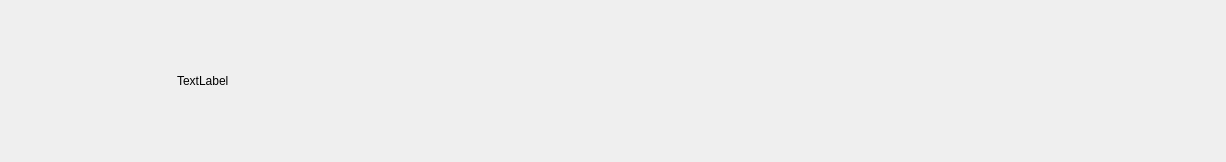
<?xml version="1.0" encoding="UTF-8"?>
<ui version="4.0">
 <class>Form</class>
 <widget class="QWidget" name="Form">
  <property name="geometry">
   <rect>
    <x>0</x>
    <y>0</y>
    <width>1226</width>
    <height>162</height>
   </rect>
  </property>
  <property name="sizePolicy">
   <sizepolicy hsizetype="Expanding" vsizetype="Minimum">
    <horstretch>0</horstretch>
    <verstretch>0</verstretch>
   </sizepolicy>
  </property>
  <property name="cursor">
   <cursorShape>PointingHandCursor</cursorShape>
  </property>
  <property name="mouseTracking">
   <bool>false</bool>
  </property>
  <property name="focusPolicy">
   <enum>Qt::NoFocus</enum>
  </property>
  <property name="windowTitle">
   <string>Form</string>
  </property>
  <layout class="QHBoxLayout" name="horizontalLayout">
   <item>
    <widget class="QLabel" name="imageLabel">
     <property name="minimumSize">
      <size>
       <width>140</width>
       <height>140</height>
      </size>
     </property>
     <property name="maximumSize">
      <size>
       <width>140</width>
       <height>140</height>
      </size>
     </property>
     <property name="text">
      <string/>
     </property>
     <property name="pixmap">
      <pixmap>knife_and_fork.svg</pixmap>
     </property>
     <property name="scaledContents">
      <bool>true</bool>
     </property>
     <property name="alignment">
      <set>Qt::AlignCenter</set>
     </property>
    </widget>
   </item>
   <item>
    <spacer name="verticalSpacer_2">
     <property name="orientation">
      <enum>Qt::Vertical</enum>
     </property>
     <property name="sizeType">
      <enum>QSizePolicy::Preferred</enum>
     </property>
     <property name="sizeHint" stdset="0">
      <size>
       <width>20</width>
       <height>10</height>
      </size>
     </property>
    </spacer>
   </item>
   <item>
    <widget class="QLabel" name="recipeLabel">
     <property name="sizePolicy">
      <sizepolicy hsizetype="Expanding" vsizetype="Preferred">
       <horstretch>0</horstretch>
       <verstretch>0</verstretch>
      </sizepolicy>
     </property>
     <property name="text">
      <string>TextLabel</string>
     </property>
     <property name="alignment">
      <set>Qt::AlignLeading|Qt::AlignLeft|Qt::AlignVCenter</set>
     </property>
    </widget>
   </item>
   <item>
    <spacer name="verticalSpacer">
     <property name="orientation">
      <enum>Qt::Vertical</enum>
     </property>
     <property name="sizeType">
      <enum>QSizePolicy::Preferred</enum>
     </property>
     <property name="sizeHint" stdset="0">
      <size>
       <width>20</width>
       <height>25</height>
      </size>
     </property>
    </spacer>
   </item>
  </layout>
 </widget>
 <resources/>
 <connections/>
</ui>
